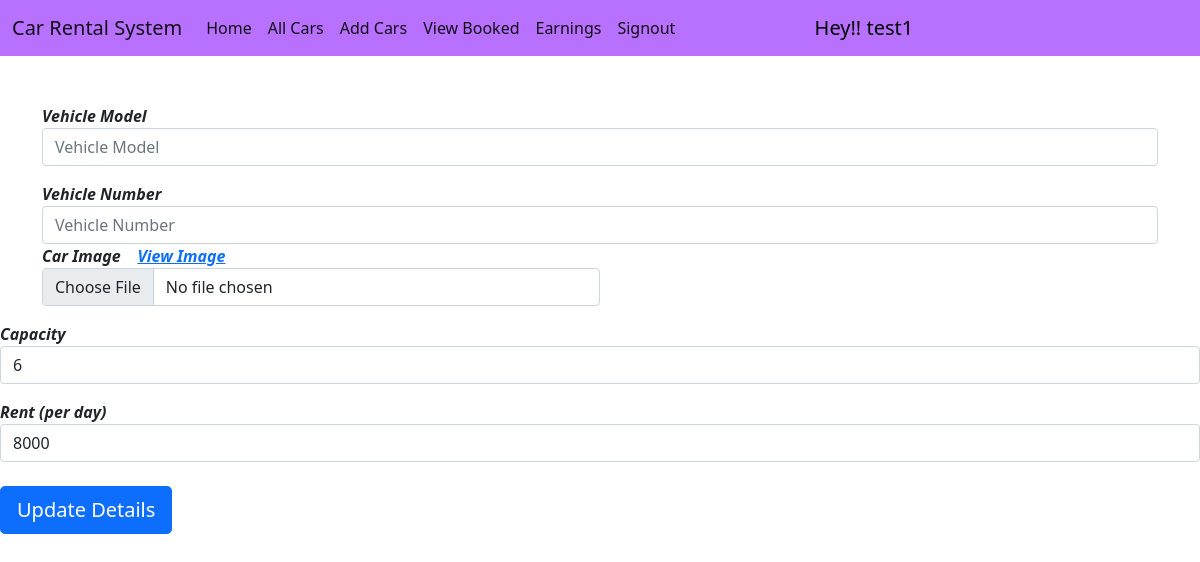
/edit_car/3/ (signed in), run on the app's committed database.
### home/models.py (models this page shows, shortened)
class User(AbstractUser):
    is_customer= models.BooleanField('customer status',default=False)
    is_car_agency= models.BooleanField('car agency status',default=False)

class Car(models.Model):
    model = models.CharField(max_length=50)
    number = models.CharField(max_length=50, unique=True)
    image = models.ImageField(upload_to="")
    car_agency = models.ForeignKey(CarAgency, on_delete=models.PROTECT)
    capacity = models.CharField(max_length=2)
    location = models.ForeignKey(Location, on_delete=models.SET_NULL, null=True)
    is_available = models.BooleanField(default=True)
    rent = models.CharField(max_length=10, blank=True)

### home/views.py (the view, shortened to what this page needs)
# urls.py: path("edit_car/<int:myid>/", views.edit_car, name="edit_car"),
def edit_car(request, myid):
    car = Car.objects.filter(id=myid)[0]
    return render(request, "edit_car.html", {'car':car})

### home/templates/edit_car.html (shortened to what this page needs)
{% extends 'car_agency_navbar.html' %}
{% block body %}
<div class="container mt-5">
    <form method="POST" enctype="multipart/form-data"> {% csrf_token %}
        <div class="row mt-2">
            <div class="form-group col-md-12">
                <label><i style="font-weight: bold;">Vehicle Model</i></label>
                <input type="text" class="form-control" name="car_model" placeholder="Vehicle Model">
            </div>
        </div>
        <div class="row mt-3">
            <div class="form-group col-md-12">
                <label><i style="font-weight: bold;">Vehicle Number</i></label>
                <input type="text" class="form-control" name="car_number" placeholder="Vehicle Number">
            </div>
        </div>
            <div class="form-group col-md-6">
                <label><i style="font-weight: bold;">Car Image &nbsp;&nbsp;&nbsp;<a href="/media/{{car.image}}/">View Image</a></i></label>
                <input type="file" class="form-control" name="image">
            </div>
        </div>
        <div class="row mt-3">
            <div class="form-group col-md-12">
                <label><i style="font-weight: bold;">Capacity</i></label>
                <input type="number" class="form-control" name="capacity" value="{{car.capacity}}" required>
            </div>
        </div>
        <div class="row mt-3">
            <div class="form-group col-md-12">
                <label><i style="font-weight: bold;">Rent (per day)</i></label>
                <input type="number" class="form-control" name="rent" value="{{car.rent}}" required>
            </div>
        </div>
        <button type="submit" class="btn btn-primary mt-4 btn-lg">Update Details</button>
{% endblock %}

### home/templates/car_agency_navbar.html (shortened to what this page needs)
<!doctype html>
<html lang="en">
<head>
  <link href="https://cdn.jsdelivr.net/npm/bootstrap@5.1.0/dist/css/bootstrap.min.css" rel="stylesheet"
>
</head>
<body>
  <nav class="navbar navbar-expand-lg navbar-light sticky-top">
    <div class="container-fluid">
      <a class="navbar-brand" href="#">Car Rental System</a>
      <div class="collapse navbar-collapse" id="navbarSupportedContent">
        <ul class="navbar-nav me-5">
          <li class="nav-item">
            <a class="nav-link active" aria-current="page" href="/">Home</a>
          </li>
          <li class="nav-item">
            <a class="nav-link active" aria-current="page" href="/all_cars/">All Cars</a>
          </li>
          <li class="nav-item">
            <a class="nav-link active" aria-current="page" href="/add_car/">Add Cars</a>
          </li>
          <li class="nav-item">
            <a class="nav-link active" aria-current="page" href="/view_booked/">View Booked</a>
          </li>
          <li class="nav-item">
            <a class="nav-link active" aria-current="page" href="/earnings/">Earnings</a>
          </li>
          <li class="nav-item">
            <a class="nav-link active" aria-current="page" href="/signout/">Signout</a>
          </li>
        </ul>
        <a href="#" style="text-decoration: none; color: black; font-size: 20px;">&nbsp;&nbsp;&nbsp;&nbsp;&nbsp;&nbsp;&nbsp;&nbsp;&nbsp;&nbsp;&nbsp;&nbsp;&nbsp;&nbsp;&nbsp;
          Hey!! {{request.user}}</a>
      </div>
    </div>
  </nav>
  {% block body %}
  {% endblock %}
</body>
</html>

### home/templates/car_agency_navbar.html (style rules this page uses)
.navbar { background-color: #B871FF; }

### data on the page
User: user "test1"
Car: capacity "6", rent "8000"
